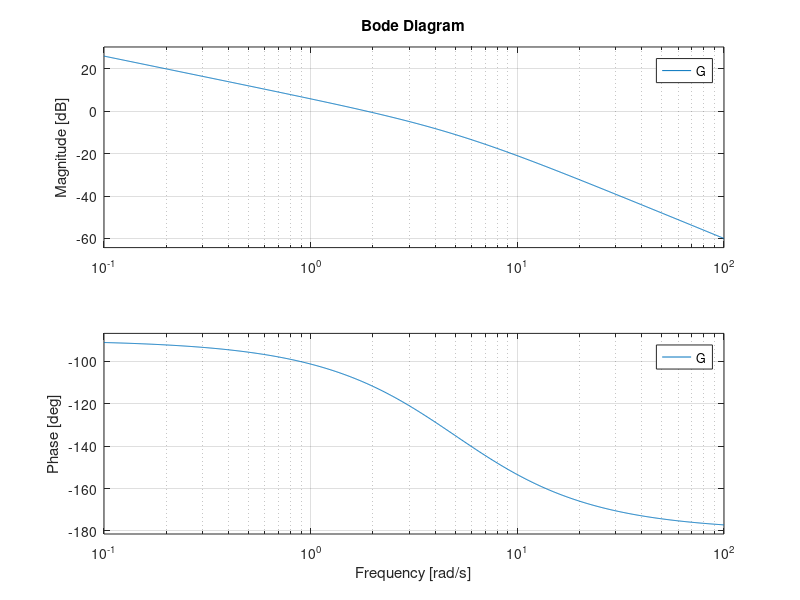

Write MATLAB code to recreate this figure.
% Definizione sistema
G = tf(10, [1 5 0]);

% Diagramma di Bode
figure
bode(G)
grid on

exportgraphics(gcf, 'bode_plot.png', 'Resolution', 300);

% Estrazione dati
[mag, phase, w] = bode(G);
